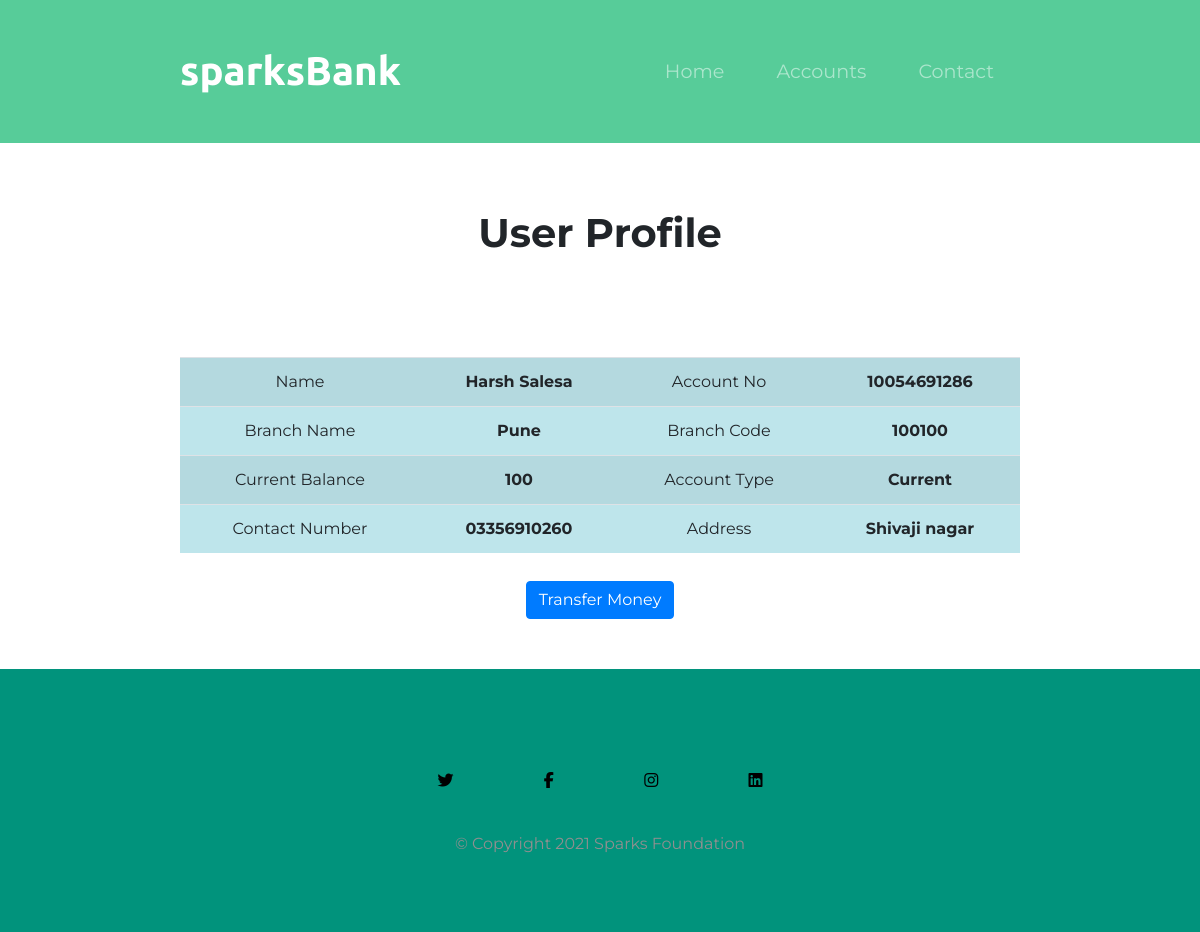
/show.php?id=1, run on the app's committed database.
### tables this page shows
CREATE TABLE `useraccounts` (
  `id` int(11) NOT NULL,
  `name` varchar(111) NOT NULL,
  `balance` varchar(111) NOT NULL,
  `number` varchar(111) NOT NULL,
  `address` varchar(111) NOT NULL,
  `accountNo` varchar(111) NOT NULL,
  `branch` varchar(111) NOT NULL,
  `accountType` varchar(111) NOT NULL,
  `date` timestamp NOT NULL DEFAULT current_timestamp()
);

CREATE TABLE `branch` (
  `branchId` int(11) NOT NULL,
  `branchNo` varchar(111) NOT NULL,
  `branchName` varchar(111) NOT NULL
);

### show.php (the view, shortened to what this page needs)
<?php include 'header.php' ?>
</section>
<?php
$con = new mysqli('localhost','root','','spark_bank');
?>
</head>
  <div class="header">
<h1>User Profile</h1>
<?php
  $array = $con->query("select * from useraccounts,branch where useraccounts.id = '$_GET[id]' AND useraccounts.branch = branch.branchId");
  $row = $array->fetch_assoc();
 ?>
 <section id="title">
  <div class="container-fluid">
    <table class="table table-info table-striped">
      <tbody>
        <tr>
          <td class=><strong>Name</strong></td>
          <th><?php echo $row['name'] ?></th>
          <td><strong>Account No</strong></td>
          <th><?php echo $row['accountNo'] ?></th>
        </tr><tr>
          <td><strong>Branch Name</strong></td>
          <th><?php echo $row['branchName'] ?></th>
          <td><strong>Branch Code</strong></td>
          <th><?php echo $row['branchNo'] ?></th>
        </tr><tr>
          <td><strong>Current Balance</strong></td>
          <th><?php echo $row['balance'] ?></th>
          <td><strong>Account Type</strong></td>
          <th><?php echo $row['accountType'] ?></th>
        </tr><tr>
          <td><strong>Contact Number</strong></td>
          <th><?php echo $row['number'] ?></th>
          <td><strong>Address</strong></td>
          <th><?php echo $row['address'] ?></th>
        </tr>
      </tbody>
    </table>
</div>
</section>
  <a div class="btn btn-primary" role="button" href="transfer.php">Transfer Money</a>
</div>
<?php include "footer.php";?>
</body>
</html>

### css/abc.css (style rules this page uses)
body { font-family: "Montserrat", sans-serif; line-height: 1.5; font-weight: 100; text-align: center; }
.container-fluid { padding: 7% 14%; }
h1, h2, h4, h5, h6 { font-family: "Montserrat", sans-serif; font-weight: bold; margin-top: 10px; line-height:4; }
table { position:relative; }
#title { font-weight: "Montserrat"; text-align: left; }
#title .container-fluid { padding: 3% 15% 1%; }
#title { text-align: center; }

### data on the page
useraccounts: name "Harsh Salesa", accountNo "10054691286", branch.branchName "Pune", branch.branchNo "100100", balance "100", accountType "Current", number "03356910260", address "Shivaji nagar"
